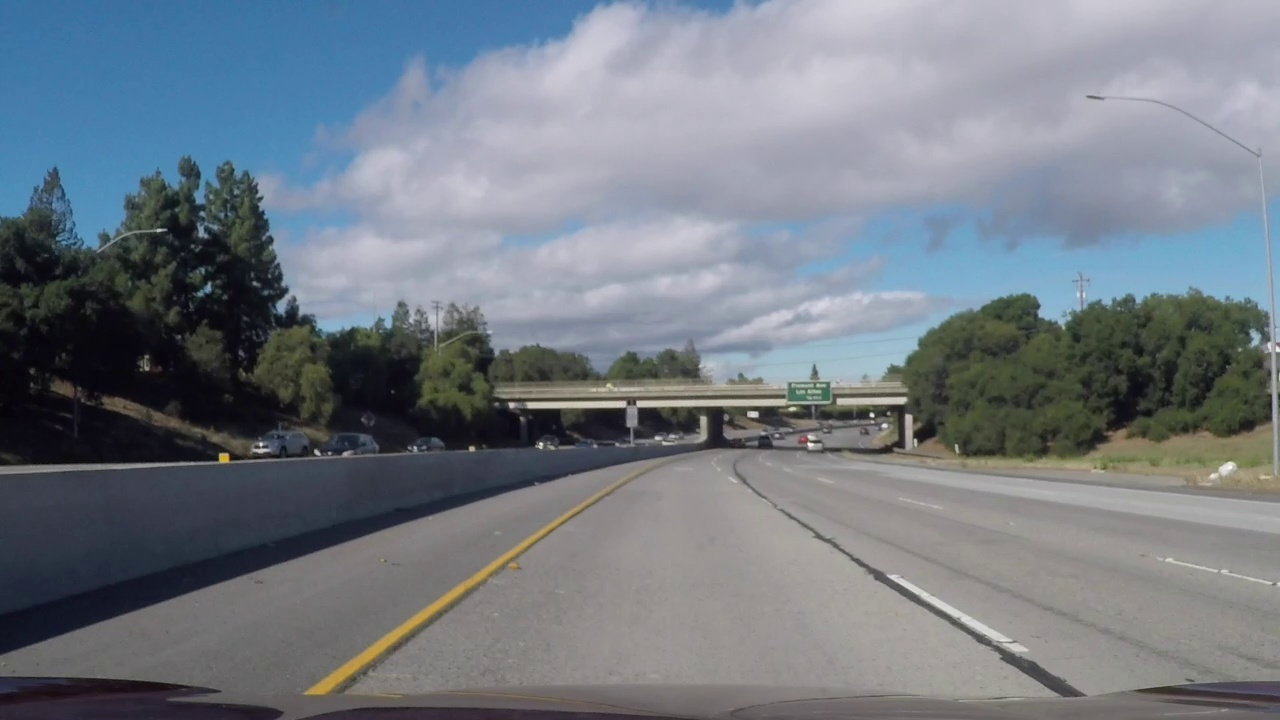
#> input picture test_image/challenge_video_frame_1.jpg, 1280 x 720 px
$ python -i lane.py   (imports and definitions only)
#> lines starting #> are read from the running program, lines starting #| are printed output that depends on the picture; after the words box and inside, x2 and y2 are one past the last pixel; in counts of white or black regions, pixels touching at a corner belong together
import cv2
import numpy as np

def canny_edge_detector(image):
    gray = cv2.cvtColor(image, cv2.COLOR_BGR2GRAY)
    blur = cv2.GaussianBlur(gray, (5, 5), 0)
    return cv2.Canny(blur, 50, 150)

def region_of_interest(image):
    height = image.shape[0]
    polygon = np.array([[
        (100, height),
        (image.shape[1] - 100, height),
        (image.shape[1] // 2, int(height * 0.6))
    ]])
    mask = np.zeros_like(image)
    cv2.fillPoly(mask, polygon, 255)
    return cv2.bitwise_and(image, mask)

def display_lines(image, lines):
    line_image = np.zeros_like(image)
    if lines is not None:
        for x1, y1, x2, y2 in lines:
            cv2.line(line_image, (x1, y1), (x2, y2), (0, 255, 0), 10)
    return line_image

def average_slope_intercept(image, lines):
    left, right = [], []
    if lines is None:
        return None

    for line in lines:
        x1, y1, x2, y2 = line.reshape(4)
        if x2 - x1 == 0:
            continue
        slope = (y2 - y1) / (x2 - x1)
        intercept = y1 - slope * x1
        (left if slope < 0 else right).append((slope, intercept))

    result = []
    for side in [left, right]:
        if side:
            avg = np.average(side, axis=0)
            result.append(make_coordinates(image, avg))
    return np.array(result)

def make_coordinates(image, params):
    slope, intercept = params
    y1 = image.shape[0]
    y2 = int(y1 * 0.6)
    x1 = int((y1 - intercept) / slope)
    x2 = int((y2 - intercept) / slope)
    return [x1, y1, x2, y2]

def process_frame(frame):
    edges = canny_edge_detector(frame)
    roi = region_of_interest(edges)
    lines = cv2.HoughLinesP(roi, 2, np.pi/180, threshold=100, minLineLength=40, maxLineGap=5)
    averaged = average_slope_intercept(frame, lines)
    line_image = display_lines(frame, averaged)
    return cv2.addWeighted(frame, 0.8, line_image, 1, 1)

>>> import cv2
>>> picture = cv2.imread('../test_image/challenge_video_frame_1.jpg')
#> picture is the input picture: shape (720, 1280, 3); mean B, G, R 131.8, 123, 115.2
>>> result = process_frame(picture)
#> in canny_edge_detector, `return cv2.Canny(blur, 50, 150)`:
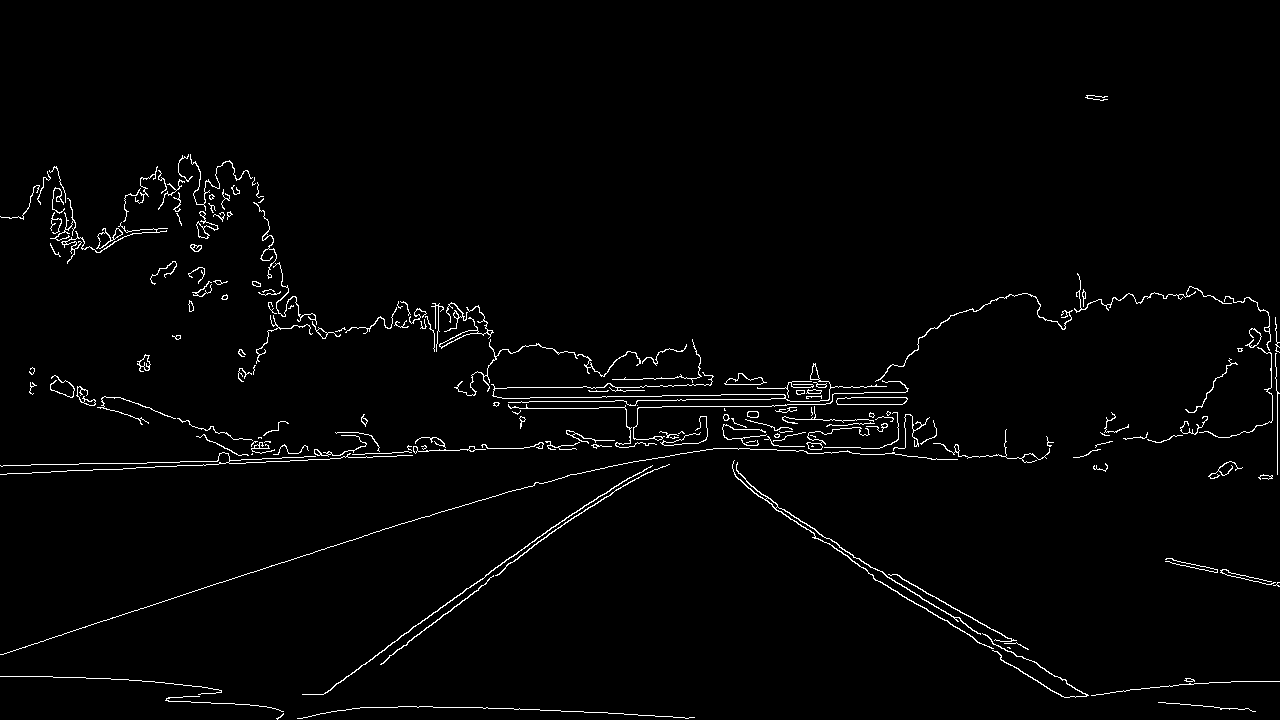
#> returned value: shape (720, 1280); 1.9% white in thin lines or dots, all inside (x1, y1, x2, y2) = (0, 95, 1280, 720)
#> in region_of_interest, `return cv2.bitwise_and(image, mask)`:
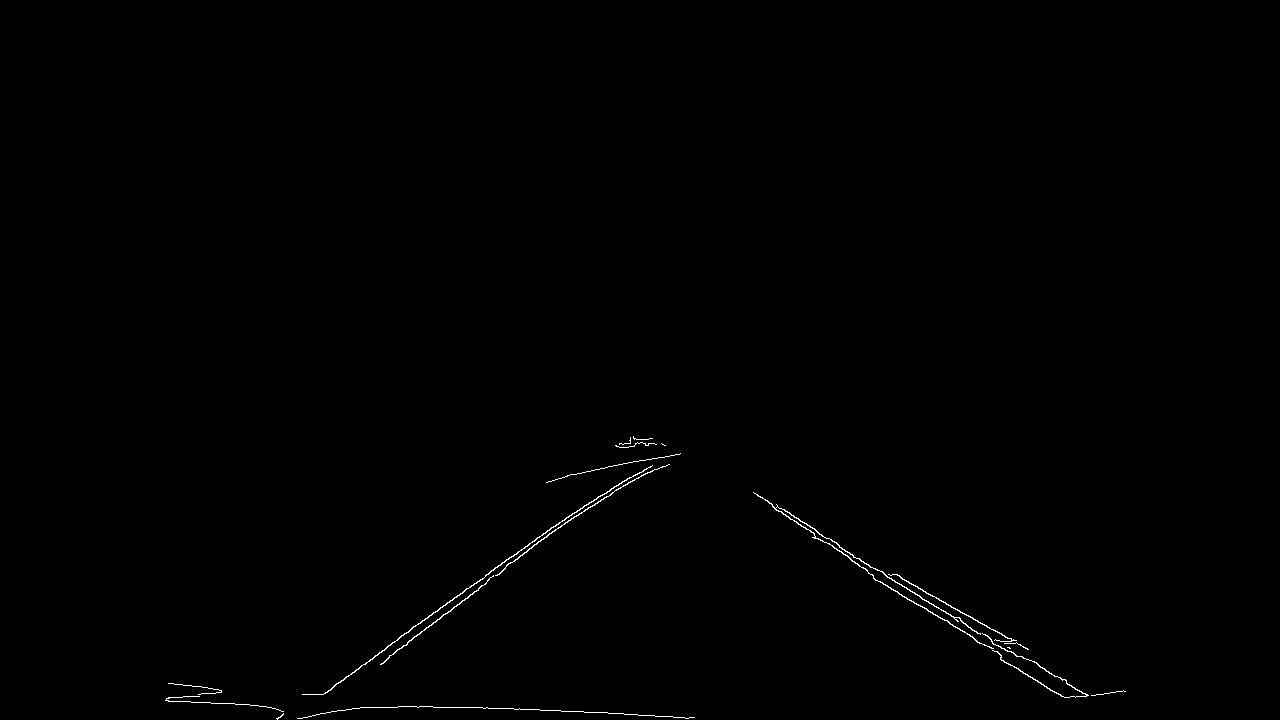
#> returned value: shape (720, 1280); 0.35% white in thin lines or dots, all inside (x1, y1, x2, y2) = (165, 436, 1126, 720)
#> in process_frame, `lines = cv2.HoughLinesP(roi, 2, np.pi/180, threshold=100, minLineLengt..`: lines = 15 rows, first 6: [322, 694, 569, 515], [777, 506, 818, 532], [388, 657, 486, 583], [886, 576, 954, 617], [1038, 665, 1088, 695], [918, 588, 1028, 649]
#> the loop in average_slope_intercept, `for line in lines:` made 15 passes
#> (x1, y1, x2, y2, slope, intercept) on passes 1 to 8: (322, 694, 569, 515, -0.725, 927.4), (777, 506, 818, 532, 0.634, 13.27), (388, 657, 486, 583, -0.755, 950), (886, 576, 954, 617, 0.603, 41.79), (1038, 665, 1088, 695, 0.6, 42.2), (918, 588, 1028, 649, 0.555, 78.93), (638, 715, 688, 718, 0.06, 676.7), (1000, 658, 1052, 691, 0.635, 23.38)
#> after the loop in average_slope_intercept, `for side in [left, right]:`: result = [[226, 720, 696, 432], [1115, 720, 590, 432]]
#> the loop in display_lines, `for x1, y1, x2, y2 in lines:` made 2 passes
#> after the loop in display_lines, `for x1, y1, x2, y2 in lines:`:
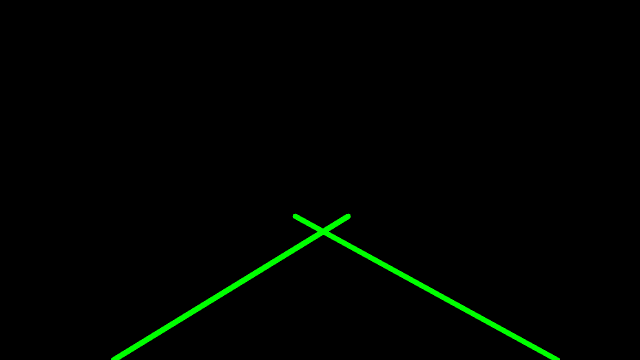
#> line_image: shape (720, 1280, 3) (shown at 1/2 size); mean of channels 0, 1, 2 0, 3.4, 0; drawn as B, G, R
#> in process_frame, `return cv2.addWeighted(frame, 0.8, line_image, 1, 1)`:
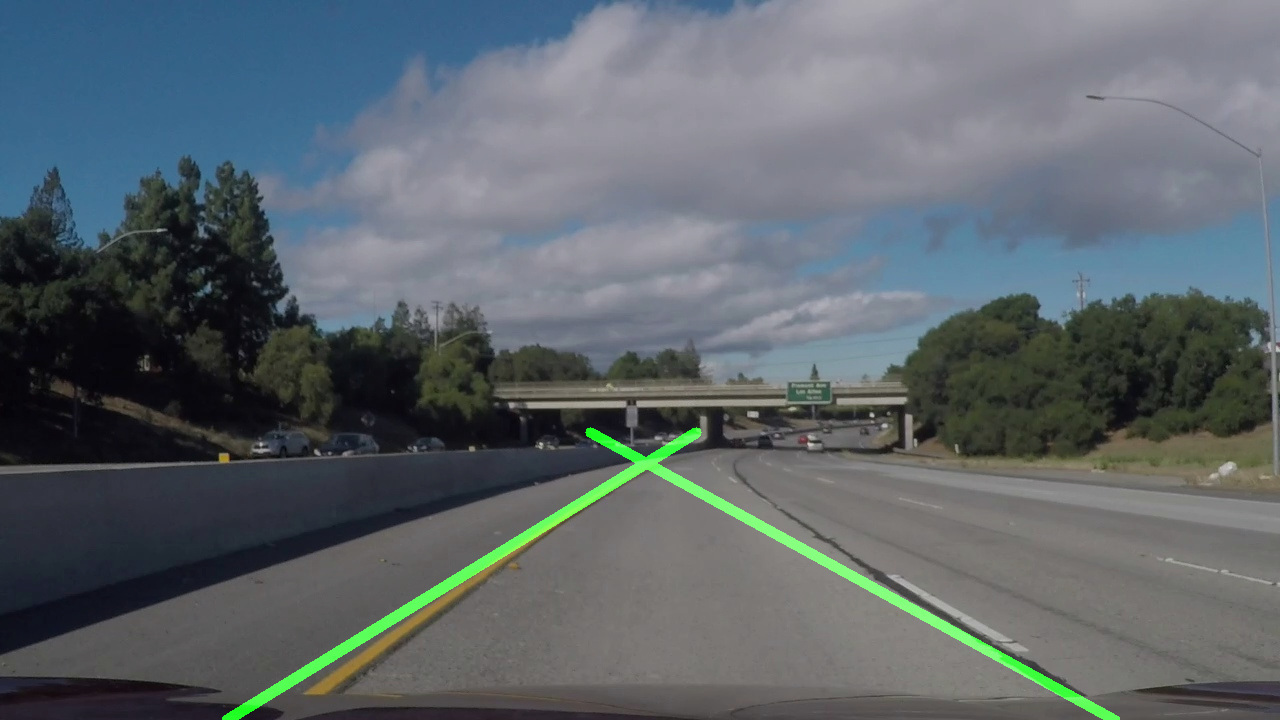
#> returned value: shape (720, 1280, 3); mean of channels 0, 1, 2 106.4, 101.5, 93.2; drawn as B, G, R

$ run again, on test_image/challenge_video_frame_100.jpg
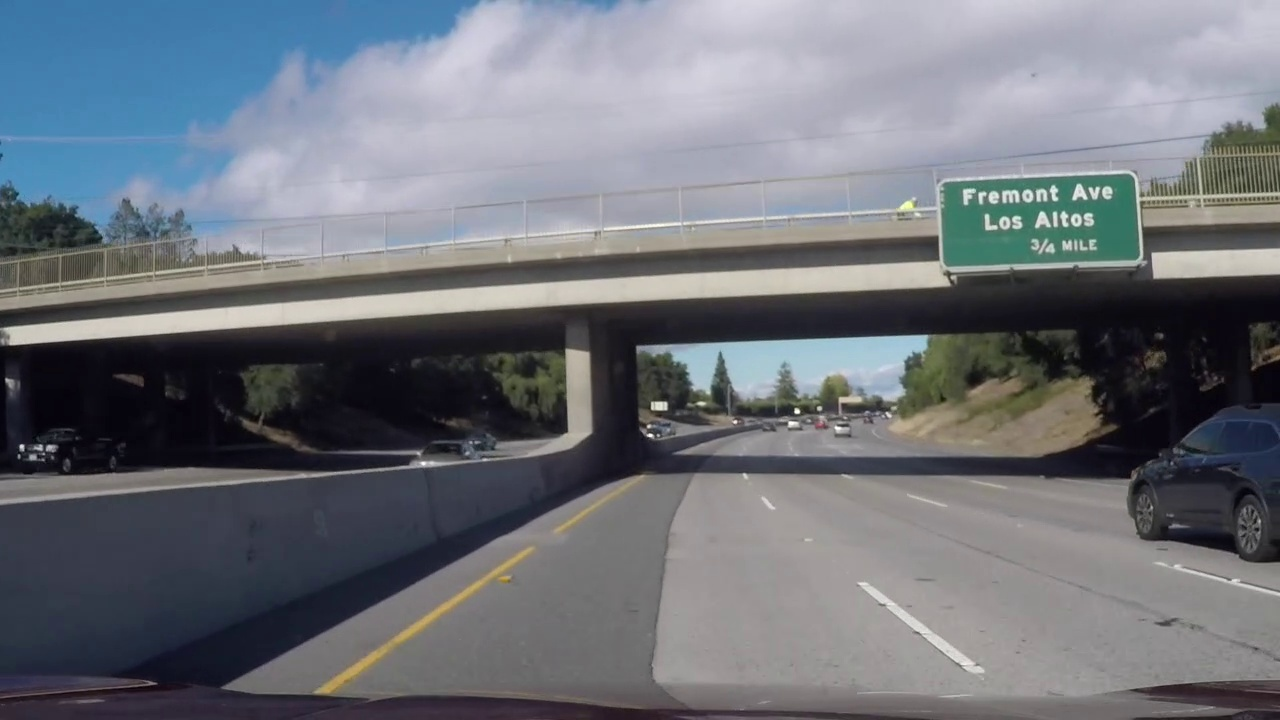
#> input picture test_image/challenge_video_frame_100.jpg, 1280 x 720 px
#> picture is the input picture: shape (720, 1280, 3); mean B, G, R 121.7, 114.4, 110.2
#> in canny_edge_detector, `return cv2.Canny(blur, 50, 150)`:
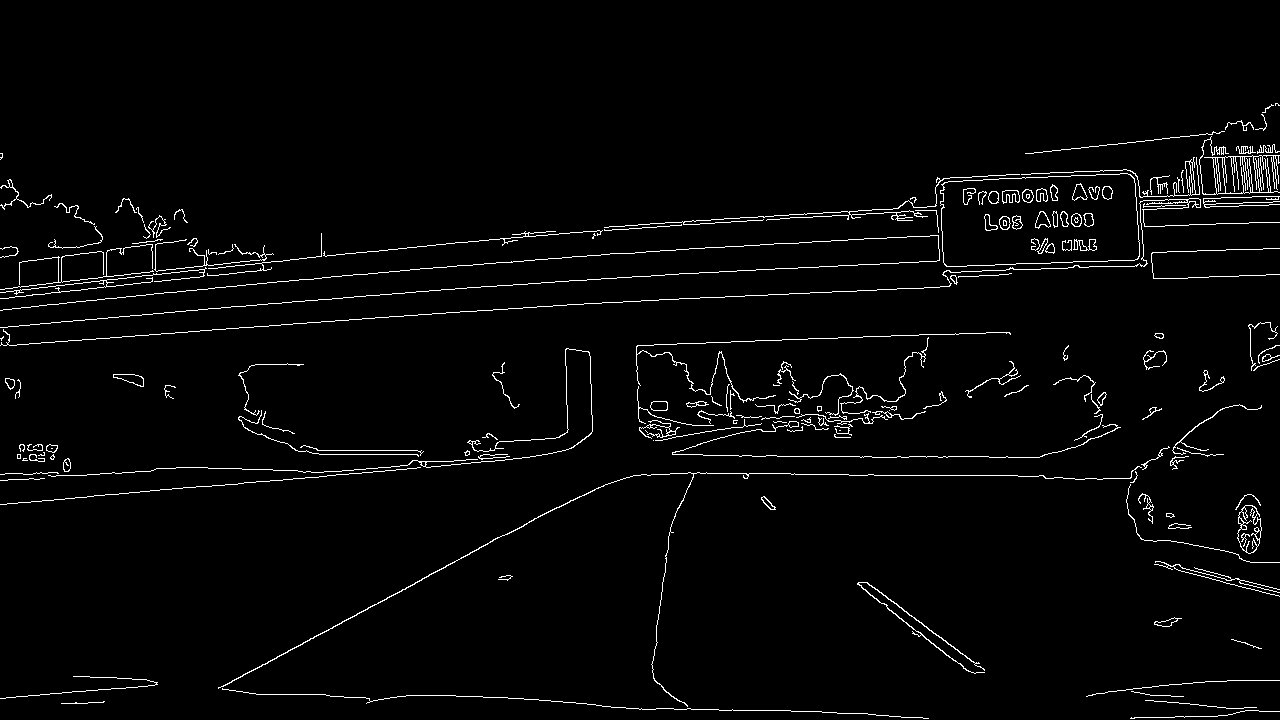
#> returned value: shape (720, 1280); 2.5% white in thin lines or dots, all inside (x1, y1, x2, y2) = (0, 103, 1280, 719)
#> mask: shape (720, 1280); 16.9% white; 1 white region, box (x1, y1, x2, y2) and area: (101, 432, 1180, 720) 155772
#> lines = [[504, 535, 579, 496], [687, 708, 748, 710], [218, 688, 367, 609], [406, 695, 482, 696], [887, 608, 943, 651], [893, 601, 960, 653], [357, 613, 428, 576], [415, 582, 511, 531], [656, 635, 668, 544], [865, 582, 909, 614]]
#> the loop in average_slope_intercept, `for line in lines:` made 10 passes
#> (x1, y1, x2, y2, slope, intercept) on passes 1 to 8: (504, 535, 579, 496, -0.52, 797.1), (687, 708, 748, 710, 0.0328, 685.5), (218, 688, 367, 609, -0.53, 803.6), (406, 695, 482, 696, 0.0132, 689.7), (887, 608, 943, 651, 0.768, -73.09), (893, 601, 960, 653, 0.776, -92.07), (357, 613, 428, 576, -0.521, 799), (415, 582, 511, 531, -0.531, 802.5)
#> after the loop in average_slope_intercept, `for side in [left, right]:`: result = [[538, 720, 686, 432], [1051, 720, 430, 432]]
#> the loop in display_lines, `for x1, y1, x2, y2 in lines:` made 2 passes
#> in process_frame, `return cv2.addWeighted(frame, 0.8, line_image, 1, 1)`:
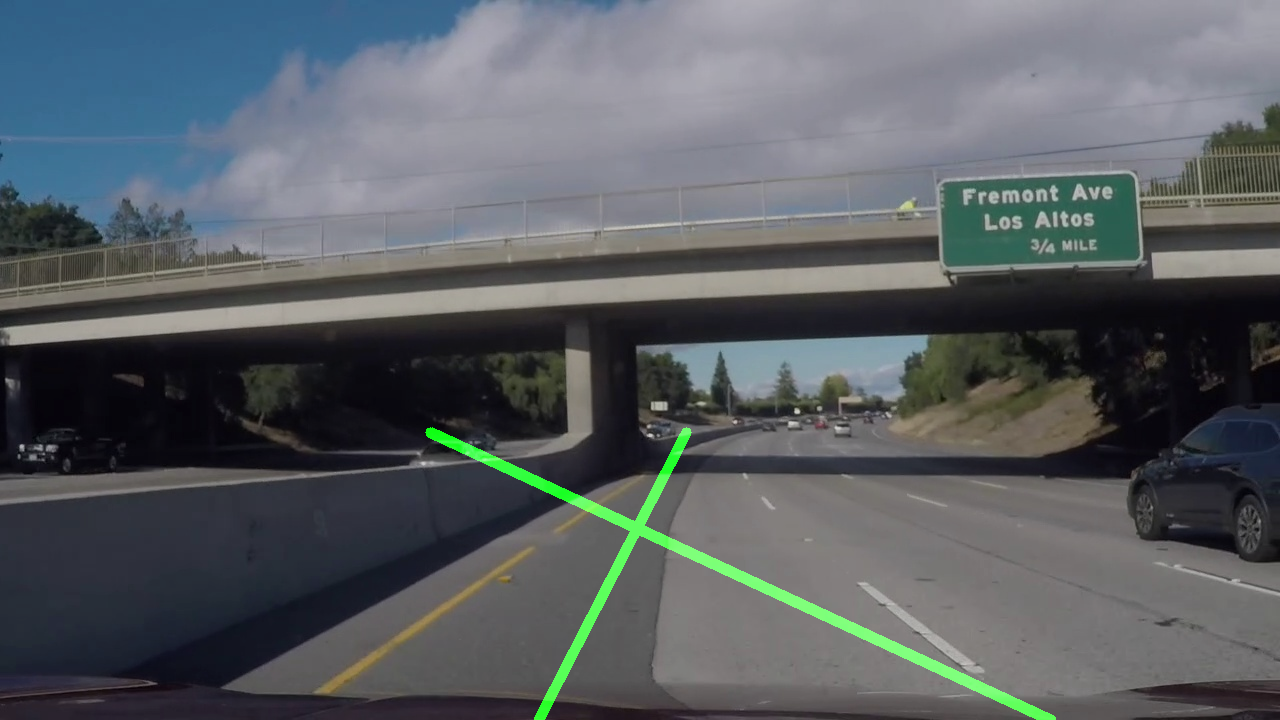
#> returned value: shape (720, 1280, 3); mean of channels 0, 1, 2 98.4, 94.5, 89.2; drawn as B, G, R
